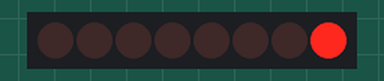
Recording of a program running on a simulated ESP32. Shown: 8 shift-register outputs drawn as a row of LEDs (first output left, lit = HIGH). Wiring (inferred from the names in the program): shift register (74HC595): data GPIO 32; shift clock GPIO 25; latch GPIO 26. Wiring (inferred from the signals the program sends): row of LEDs: on Q0, Q1, Q2, Q3, Q4, Q5, Q6, Q7. Random numbers use the default seed unless the program sets one.

Above: at 0.64 s.
At 1.38 s:
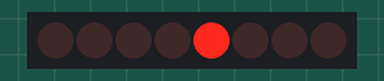
At 2.22 s:
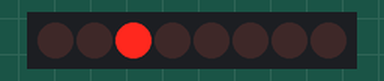
At 3.3 s:
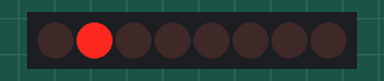
At 4.1 s:
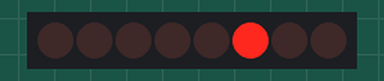
Timing chart, 0 to 19.2 s (numbered marks = the images above):
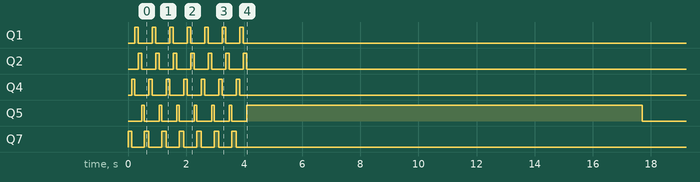

The program:

main.cpp
```cpp
// Control 8 LEDs with an ESP32 WROVER and a 74HC595 shift register.
// Author: crixnuts
// Date: 2025-12-07

#include <Arduino.h>

int tDelay = 40;  // Delay time in milliseconds
int latchPin = 26; // Pin connected to ST_CP of 74HC595
int clockPin = 25; // Pin connected to SH_CP of 74HC595
int dataPin = 32;  // Pin connected to DS of 74HC595

// Function declarations:
void updateShiftRegister(byte leds);
void fadeAll();
void sparkleEffect(int);

void setup() {
  // put your setup code here, to run once:
  pinMode(latchPin, OUTPUT);
  pinMode(clockPin, OUTPUT);
  pinMode(dataPin, OUTPUT);

  updateShiftRegister(0); // Initialize all LEDs to off
}

void loop() {
  // Simple LED chase effect
  for (int j = 0; j < 7; j++) { // Repeat the chase effect j times
    for (int i = 0; i < 8; i++) {
      updateShiftRegister(1 << i);
      delay(tDelay);
    }

    for (int i = 6; i >= 0; i--) {
      updateShiftRegister(1 << i);
      delay(tDelay);
    }
  }

  // Fade all LEDs in and out
  for (int i = 0; i < 3; i++) { // Repeat the fade effect i times
    fadeAll();
    delay(tDelay * 10);
  }

  // Sparkle effect
  sparkleEffect(47); // Number of sparkles
 }

//-----------------------------------------------------------------
// put function definitions here:
void updateShiftRegister(byte leds) {
  digitalWrite(latchPin, LOW); // Prepare to send data
  shiftOut(dataPin, clockPin, LSBFIRST, leds); // Send data to shift register
  digitalWrite(latchPin, HIGH); // Update the outputs
}

void fadeAll() {
  for (int brightness = 0; brightness < 255; brightness++) {
    //delay(3);
    for (int i = 0; i < 255; i++) {
      updateShiftRegister(i < brightness ? 0xFF : 0x00);
    }
  }

  // Fade out
  for (int brightness = 255; brightness >= 0; brightness--) {
    for (int i = 0; i < 255; i++) {
      updateShiftRegister(i < brightness ? 0xFF : 0x00);
    }
    //delay(3);
  }
}

void sparkleEffect(int count) {
  for (int s = 0; s < count; s++) {

    int ledIndex = random(0, 8);   // pick a random LED 0–7
    byte mask = (1 << ledIndex);

    const int steps          = 20;  // fade smoothness
    const int pwmCycles      = 60;  // PWM resolution
    const int pwmDelayUs     = 60; // timing

    // Fade in
    for (int level = 0; level <= steps; level++) {
      int onCycles = map(level, 0, steps, 0, pwmCycles);

      for (int c = 0; c < pwmCycles; c++) {
        if (c < onCycles) updateShiftRegister(mask);
        else              updateShiftRegister(0x00);
        delayMicroseconds(pwmDelayUs);
      }
    }

    // Fade out
    for (int level = steps; level >= 0; level--) {
      int onCycles = map(level, 0, steps, 0, pwmCycles);

      for (int c = 0; c < pwmCycles; c++) {
        if (c < onCycles) updateShiftRegister(mask);
        else              updateShiftRegister(0x00);
        delayMicroseconds(pwmDelayUs);
      }
    }
  }
}
```

Measured:
- by itself, Q1, Q2, Q4: alternates HIGH for 0.12 s and LOW for 0.48 s, 14 changes in all, then stays LOW
- by itself, Q5: goes 6 × (HIGH 0.08 s, LOW 0.52 s), HIGH 13.6 s, then LOW
- by itself, Q7: alternates HIGH for 0.16 s and LOW for 0.44 s, 14 changes in all, then stays LOW
